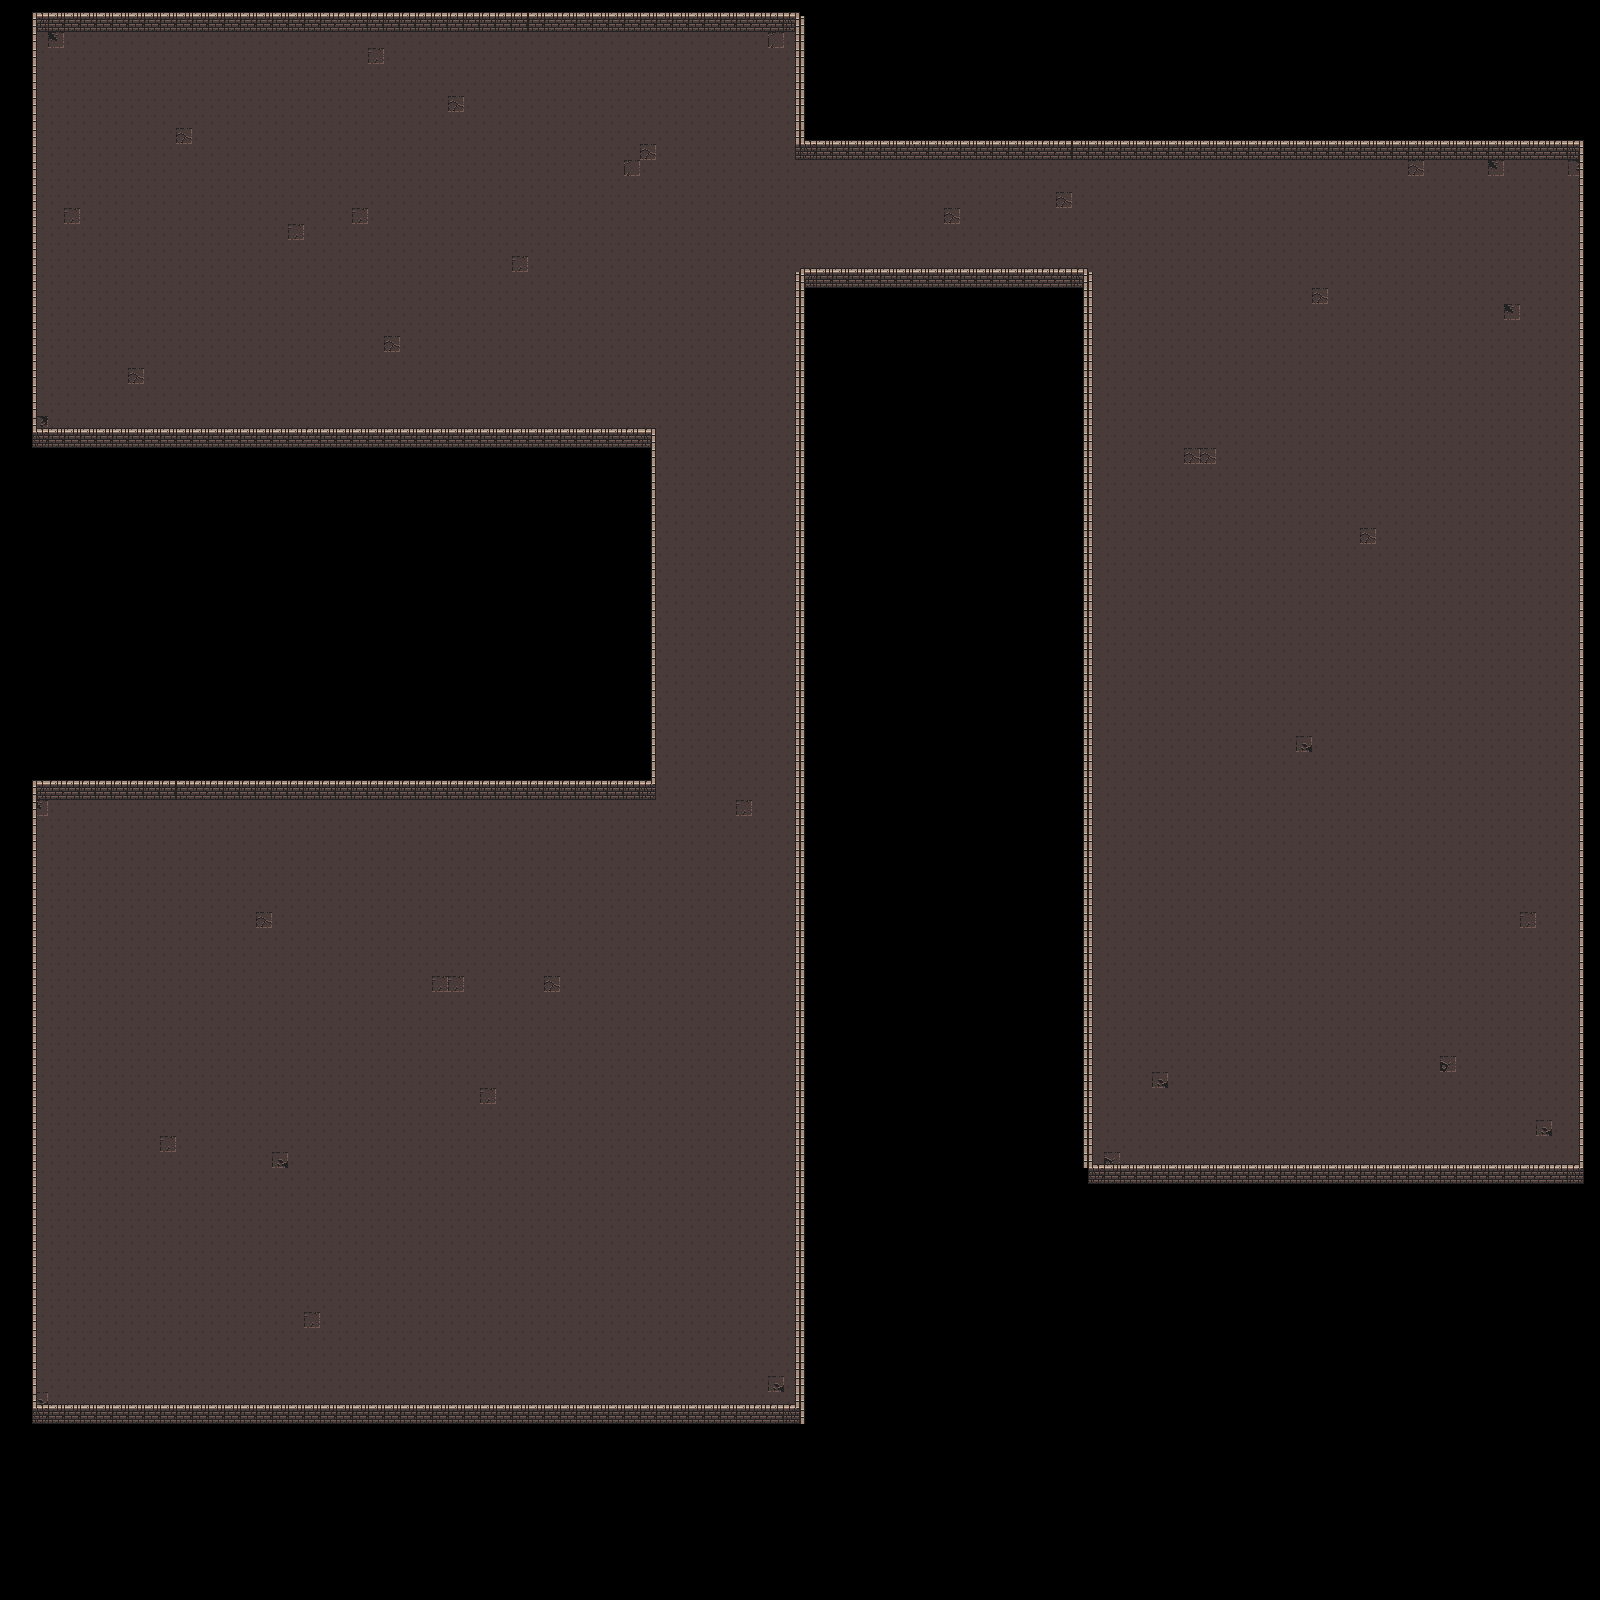

Below is a game level as drawn by its tile map, then a one-line description and the .tmx that defines it (tile-layer data replaced by summaries):
An orthogonal 100x100 tile map with 16x16 px tiles, 2 tile layers (ground, walls).

<map version="1.10" tiledversion="1.11.0" orientation="orthogonal" renderorder="right-down" width="100" height="100" tilewidth="16" tileheight="16" infinite="0" nextlayerid="3" nextobjectid="1">
 <editorsettings>
  <export target="../game/public/tiles/dungeon.json" format="json" />
 </editorsettings>
 <tileset firstgid="1" name="dungeon" tilewidth="16" tileheight="16" tilecount="160" columns="10">
  <image source="../game/public/tiles/dungeon_tiles.png" width="160" height="256" />
  <tile id="1">
   <properties>
    <property name="collides" type="bool" value="true" />
   </properties>
  </tile>
  <tile id="2">
   <properties>
    <property name="collides" type="bool" value="true" />
   </properties>
  </tile>
  <tile id="3">
   <properties>
    <property name="collides" type="bool" value="true" />
   </properties>
  </tile>
  <tile id="11">
   <properties>
    <property name="collides" type="bool" value="true" />
   </properties>
  </tile>
  <tile id="12">
   <properties>
    <property name="collides" type="bool" value="true" />
   </properties>
  </tile>
  <tile id="13">
   <properties>
    <property name="collides" type="bool" value="true" />
   </properties>
  </tile>
  <tile id="70">
   <properties>
    <property name="collides" type="bool" value="true" />
   </properties>
  </tile>
  <tile id="71">
   <properties>
    <property name="collides" type="bool" value="true" />
   </properties>
  </tile>
  <tile id="72">
   <properties>
    <property name="collides" type="bool" value="true" />
   </properties>
  </tile>
  <tile id="73">
   <properties>
    <property name="collides" type="bool" value="true" />
   </properties>
  </tile>
  <tile id="80">
   <properties>
    <property name="collides" type="bool" value="true" />
   </properties>
  </tile>
  <tile id="81">
   <properties>
    <property name="collides" type="bool" value="true" />
   </properties>
  </tile>
  <tile id="82">
   <properties>
    <property name="collides" type="bool" value="true" />
   </properties>
  </tile>
  <tile id="83">
   <properties>
    <property name="collides" type="bool" value="true" />
   </properties>
  </tile>
  <tile id="84">
   <properties>
    <property name="collides" type="bool" value="true" />
   </properties>
  </tile>
  <tile id="85">
   <properties>
    <property name="collides" type="bool" value="true" />
   </properties>
  </tile>
  <tile id="90">
   <properties>
    <property name="collides" type="bool" value="true" />
   </properties>
  </tile>
  <tile id="91">
   <properties>
    <property name="collides" type="bool" value="true" />
   </properties>
  </tile>
  <tile id="92">
   <properties>
    <property name="collides" type="bool" value="true" />
   </properties>
  </tile>
  <tile id="93">
   <properties>
    <property name="collides" type="bool" value="true" />
   </properties>
  </tile>
  <tile id="94">
   <properties>
    <property name="collides" type="bool" value="true" />
   </properties>
  </tile>
  <tile id="95">
   <properties>
    <property name="collides" type="bool" value="true" />
   </properties>
  </tile>
  <tile id="102">
   <properties>
    <property name="collides" type="bool" value="true" />
   </properties>
  </tile>
  <tile id="103">
   <properties>
    <property name="collides" type="bool" value="true" />
   </properties>
  </tile>
 </tileset>
 <layer id="2" name="ground" width="100" height="100">
  <data>[10000 cells, 5310 non-empty, 8 distinct tile ids]</data>
 </layer>
 <layer id="1" name="walls" width="100" height="100">
  <data>[10000 cells, 989 non-empty, 18 distinct tile ids]</data>
 </layer>
</map>
